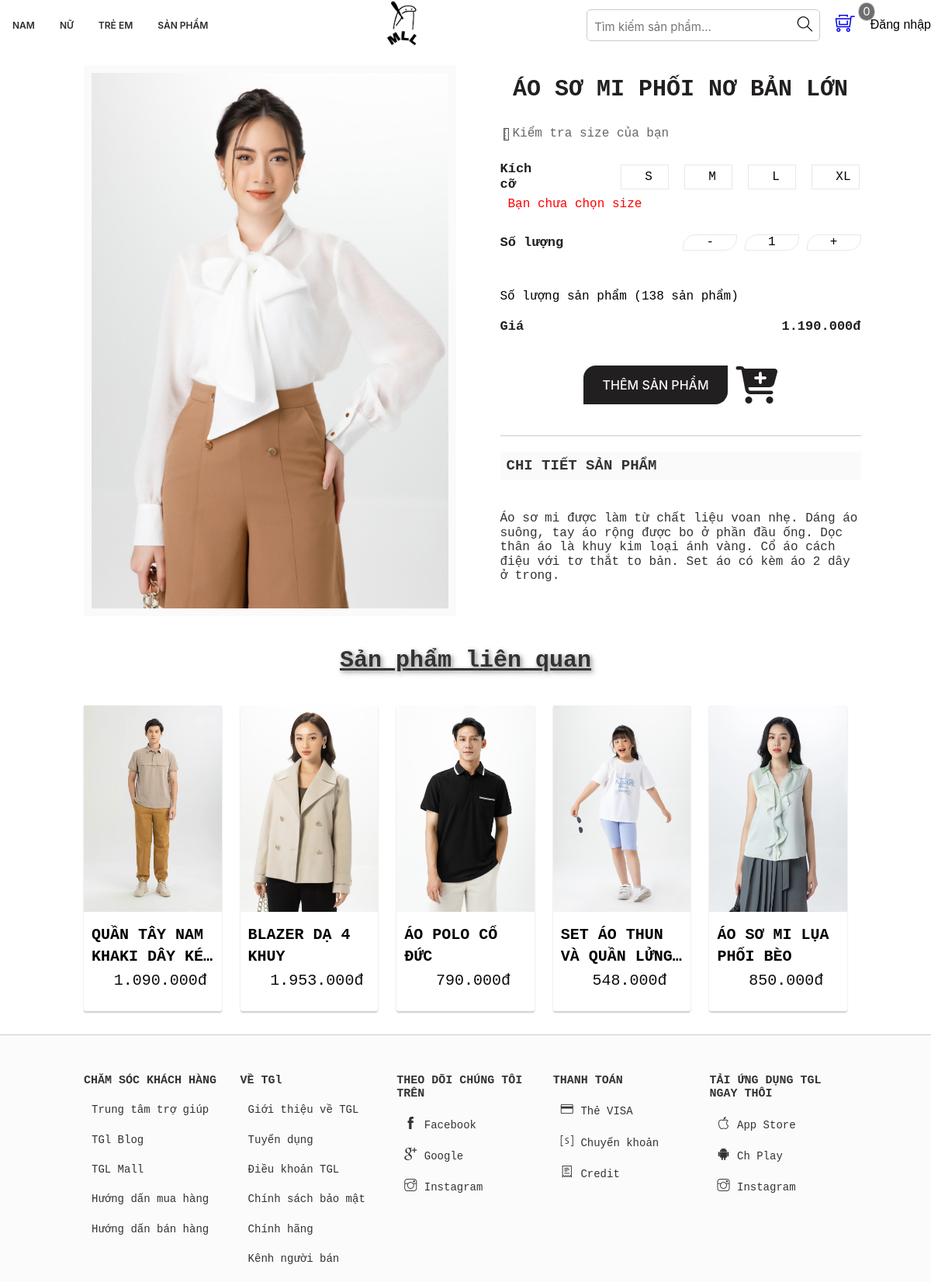
The page /chitietsanpham.php?productId=81&&brandId=19&&type=1 on the database its author committed.
### tables this page shows
CREATE TABLE `tbl_product` (
  `productId` int(100) NOT NULL,
  `productName` tinytext NOT NULL,
  `catId` int(110) NOT NULL,
  `brandId` int(110) NOT NULL,
  `product_desc` text NOT NULL,
  `type` int(11) NOT NULL,
  `price` bigint(255) NOT NULL,
  `image` varchar(255) NOT NULL,
  `typeProductId` int(100) NOT NULL,
  `quantity` bigint(20) NOT NULL
);

### classses/product.php (called while the page is built, shortened)
<?php
$filepath = realpath(dirname(__FILE__));
include_once($filepath . '/../lib/database.php');
?>
<?php
class product
{
    private $db;
    public function __construct()
    {
        $this->db = new Database();
    }
    public function getProduct_Details($id)
    {
        $query = "SELECT pd.* , cat.catName , br.brandName
            FROM tbl_product AS pd INNER JOIN category AS cat ON pd.catId=cat.catId
            INNER JOIN tbl_brand AS br ON pd.brandId=br.brandId
            WHERE pd.productId = '$id' ";
        $result = $this->db->select($query);
        return $result;
    }
    public function getProduct_Relationship($br,$id)
    {
        $query = "SELECT * FROM tbl_product where brandId='$br' and productId not in ('$id')
                  ORDER BY rand() limit 5
          ";
        $result = $this->db->select($query);
        return $result;
    }
}
?>

### lib/database.php (called while the page is built, shortened)
<?php
    Class Database{
        public $host   = DB_HOST;
        public $user   = DB_USER;
        public $pass   = DB_PASS;
        public $dbname = DB_NAME;
        public $link;
        private function connectDB(){
        $this->link = new mysqli($this->host, $this->user, $this->pass,
            $this->dbname);
        }
        public function select($query){
            $result = $this->link->query($query) or
            die($this->link->error.__LINE__);
            if($result->num_rows > 0){
                return $result;
            } else {
                return false;
            }
        }
}

### inc/handle.php (called while the page is built, shortened)
<?php
    include_once 'lib/session.php';
?>
<?php
    include_once 'lib/database.php';
	$product = new product();
?>

### lib/session.php (called while the page is built, shortened)
<?php
class Session{
 public static function get($key){
    if (isset($_SESSION[$key])) {
     return $_SESSION[$key];
    } else {
     return false;
    }
 }
}
?>

### chitietsanpham.php (the view, shortened to what this page needs)
<?php include './inc/handle.php' ?>
<!DOCTYPE html>
<html lang="en">
<head>
    <link rel="stylesheet" href="assets/css/comment.css">
    <link rel="stylesheet" href="assets/css/chitietsp.css">
    <link rel="stylesheet" href="assets/css/grid.css">
    <link rel="stylesheet" href="assets/css/base.css">
    <link rel="stylesheet" href="assets/css/main.css">
    <link rel="stylesheet" href="https://cdnjs.cloudflare.com/ajax/libs/normalize/8.0.1/normalize.min.css">
    <link rel="stylesheet" href="assets/font/themify-icons/themify-icons.css">
    <link rel="stylesheet" href="https://pro.fontawesome.com/releases/v5.10.0/css/all.css" />
    <link rel="stylesheet" href="/assets/font/fontawesome-free-5.15.4-web/css/all.min.css">
    <link rel="stylesheet" href="fancybox/jquery.fancybox.css?v=2.0.4" type="text/css" media="screen" />
</head>
<?php
if (!isset($_GET['productId']) || $_GET['productId'] == NULL) {
} else {
    $id = $_GET['productId'];
}
if (isset($_GET['brandId']) && $_GET['brandId'] != NULL) {
    $br = $_GET['brandId'];
}
?>
<body>
    <div class="grid">
        <section class="app">
            <?php include 'inc/header.php' ?>
        </section>
    </div>
    <div class="PC">
        <div class="grid wide">
            <?php
            $get_productDetails = $product->getProduct_Details($id);
            if ($get_productDetails) {
                while ($result_Details = $get_productDetails->fetch_assoc()) {
            ?>
                    <div class="app_details">
                        <div class="row">
                            <div class="col l-6 " style="font-family: var(--font-family-monospace);">
                                <div class="app_details-img">
                                    <img src="./admin/upload/<?php echo $result_Details['image'] ?>" alt="" class="content-img">
                                </div>
                            </div>
                            <div class="col l-6">
                                <div class="home-product-icon">
                                    <h3 class="home-product-item__line"><?php echo $result_Details['productName'] ?></h3>
                                    <div class="all-form-controls">
                                        <form action="" method="post">
                                            <div style="display: flex;align-items: center;">
                                                <span class="ti-ruler"></span>
                                                <a href="" onclick="resgiter(event)" class="navbar-item-link text-bold navbar__item--separate" style="color: #666;">Kiểm tra size của bạn</a>
                                            </div>
                                            <div class="home-product-item-size">
                                                <span>Kích cỡ</span>
                                                <div class="home-product-item-size_input">
                                                    <input type="button" class="btn_size" name="" value="S">
                                                    <input type="button" class="btn_size" name="" value="M">
                                                    <input type="button" class="btn_size" name="" value="L">
                                                    <input type="button" class="btn_size" name="" value="XL">
                                                </div>
                                            </div>
                                            <div>
                                                <p id="checkSize" style="color:red; margin-left:10px;"></p>
                                            </div>
                                            <div class="buy_now">
                                                <span>Số lượng</span>
                                                <div class="home-product-item-size_quantity">
                                                    <input type="button" class="btn_quantity" value="-" onclick="down()">
                                                    <input readonly="readonly" type="text" id="input_quantity" value="1" name="quantity">
                                                    <input type="button" class="btn_quantity" value="+" onclick="up()">
                                                </div>
                                            </div>
                                            <div style="padding: 20px 0;color: black;">
                                                <?php if ($result_Details['quantity'] > 0) {
                                                ?>
                                                    <span>Số lượng sản phẩm (<?php echo $result_Details['quantity'] ?> sản phẩm)</span>
                                                    <?php
                                                } else {
                                                ?>
                                                    <span style="color: red ;">Sản phẩm đã hết hàng</span>
                                                <?php
                                                }
                                                    ?>
                                            </div>
                                            <div class="price-product">
                                                <span>Giá</span>
                                                <span><?php echo number_format($result_Details['price'], 0, ',', '.') . "" . "đ"  ?></span>
                                            </div>
                                            <div style="text-align: center;padding: 40px;align-items: center; display: flex; justify-content: center;     border-bottom: 1px solid #ccc;">
                                                <?php
                                                if (Session::get('user_login') == false) {
                                                ?>
                                                    <input type="button" value="Thêm sản phẩm" class="btn--primary" onclick="swal_login_false()"><i class="fas fa-cart-plus" style="margin-left:10px; font-size:48px;"></i></input>
                                                <?php
                                                } else {
                                                ?>
                                                    <input type="submit" name="submit" value="Thêm sản phẩm" class="btn--primary"><i class="fas fa-cart-plus" style="margin-left:10px; font-size:48px;"></i></input>
                                                <?php
                                                }
                                                ?>
                                            </div>
                                            <div class="app_content">
                                                <div class="home-title">
                                                    <h4 class="home-title-all">CHI TIẾT SẢN PHẨM</h4>
                                                    <span><?php echo $result_Details['product_desc'] ?></span>
                                                </div>
                                            </div>
                                        </form>
                                    </div>
                                </div>
                            </div>
                        </div>
                    </div>
            <?php
                }
            }
            ?>
            <div class="related_products">
                <h3>Sản phẩm liên quan</h1>
                    <div class="row">
                        <?php
                        $get_productRelatetionship = $product->getProduct_Relationship($br, $id);
                        if ($get_productRelatetionship) {
                            while ($result = $get_productRelatetionship->fetch_assoc()) {
                        ?>
                                <div class="col l-2-4">
                                    <a href="chitietsanpham.php?productId=<?php echo $result['productId'] ?>&&brandId=<?php echo $result['brandId'] ?>&&type=<?php echo $result['type'] ?>">
                                        <div class="home-product-item">
                                            <img src="./admin/upload/<?php echo $result['image'] ?>" alt="" class="home-product-item_img">
                                            <h4 class="home-product-item_name"><?php echo $result['productName'] ?></h4>
                                            <div class="home-product-item_price">
                                                <span class="home-product-item_price-current"><?php echo number_format($result['price'], 0, ',', '.') . "" . "đ" ?></span>
                                            </div>
                                        </div>
                                    </a>
                                </div>
                        <?php
                            }
                        }
                        ?>
                    </div>
            </div>
        </div>
    </div>
    <?php include './inc/footer.php' ?>
</body>
</html>

### rows shown on the page
tbl_product: image (picture), productName "ÁO SƠ MI PHỐI NƠ BẢN LỚN", quantity "138", price "1.190.000", product_desc "Áo sơ mi được làm từ chất liệu voan nhẹ. Dáng áo suông, tay áo rộng được bo ở phần đầu ống. Dọc thân áo là khuy kim loại ánh vàng. Cổ áo cách điệu với tơ thắt to bản. Set áo có kèm áo 2 dây ở trong."
tbl_product: image (picture), productName "QUẦN TÂY NAM KHAKI DÂY…", price "1.090.000"
tbl_product: image (picture), productName "BLAZER DẠ 4 KHUY", price "1.953.000"
tbl_product: image (picture), productName "ÁO POLO CỔ ĐỨC", price "790.000"
tbl_product: image (picture), productName "SET ÁO THUN VÀ QUẦN…", price "548.000"
tbl_product: image (picture), productName "ÁO SƠ MI LỤA PHỐI BÈO", price "850.000"
